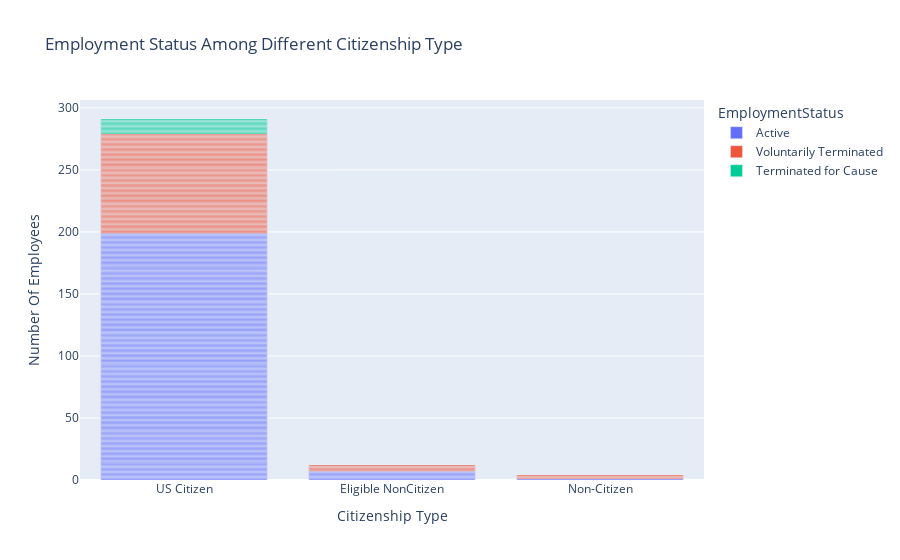

Here is the notebook cell this chart was saved with:
### Code cell
fig=px.bar(HRdb,x="CitizenDesc",color="EmploymentStatus",
           labels={"count":"Number Of Employees","CitizenDesc":"Citizenship Type","Employment Status":"EmployemntStatus"}
           ,title="Employment Status Among Different Citizenship Type")
fig.show()

### Figure 1 — Plotly figure (JSON) as saved in the notebook; plotly's stock layout.template omitted (floating-point values rounded to 4 significant figures; data arrays with more than 128 entries replaced by an {"elided": "..."} marker saying what was removed)
{"data": [{"alignmentgroup": "True", "hovertemplate": "EmploymentStatus=Active<br>Citizenship Type=%{x}<br>Number Of Employees=%{y}<extra></extra>", "legendgroup": "Active", "marker": {"color": "#636efa", "pattern": {"shape": ""}}, "name": "Active", "offsetgroup": "Active", "orientation": "v", "showlegend": true, "textposition": "auto", "type": "bar", "x": {"elided": "207 str values"}, "xaxis": "x", "y": {"elided": "207 int values"}, "yaxis": "y"}, {"alignmentgroup": "True", "hovertemplate": "EmploymentStatus=Voluntarily Terminated<br>Citizenship Type=%{x}<br>Number Of Employees=%{y}<extra></extra>", "legendgroup": "Voluntarily Terminated", "marker": {"color": "#EF553B", "pattern": {"shape": ""}}, "name": "Voluntarily Terminated", "offsetgroup": "Voluntarily Terminated", "orientation": "v", "showlegend": true, "textposition": "auto", "type": "bar", "x": ["US Citizen", "US Citizen", "US Citizen", "US Citizen", "US Citizen", "US Citizen", "US Citizen", "US Citizen", "US Citizen", "Eligible NonCitizen", "US Citizen", "US Citizen", "US Citizen", "US Citizen", "US Citizen", "US Citizen", "US Citizen", "US Citizen", "US Citizen", "US Citizen", "US Citizen", "US Citizen", "US Citizen", "US Citizen", "US Citizen", "US Citizen", "Non-Citizen", "US Citizen", "US Citizen", "US Citizen", "US Citizen", "US Citizen", "US Citizen", "US Citizen", "US Citizen", "US Citizen", "US Citizen", "US Citizen", "US Citizen", "US Citizen", "US Citizen", "US Citizen", "US Citizen", "US Citizen", "US Citizen", "US Citizen", "US Citizen", "US Citizen", "US Citizen", "US Citizen", "US Citizen", "US Citizen", "US Citizen", "US Citizen", "US Citizen", "US Citizen", "Eligible NonCitizen", "US Citizen", "Eligible NonCitizen", "US Citizen", "US Citizen", "Eligible NonCitizen", "US Citizen", "US Citizen", "US Citizen", "US Citizen", "US Citizen", "US Citizen", "US Citizen", "US Citizen", "US Citizen", "US Citizen", "Non-Citizen", "US Citizen", "US Citizen", "US Citizen", "US Citizen", "Non-Citizen", "US Citizen", "US Citizen", "US Citizen", "US Citizen", "US Citizen", "Eligible NonCitizen", "US Citizen", "US Citizen", "US Citizen", "US Citizen"], "xaxis": "x", "y": [1, 1, 1, 1, 1, 1, 1, 1, 1, 1, 1, 1, 1, 1, 1, 1, 1, 1, 1, 1, 1, 1, 1, 1, 1, 1, 1, 1, 1, 1, 1, 1, 1, 1, 1, 1, 1, 1, 1, 1, 1, 1, 1, 1, 1, 1, 1, 1, 1, 1, 1, 1, 1, 1, 1, 1, 1, 1, 1, 1, 1, 1, 1, 1, 1, 1, 1, 1, 1, 1, 1, 1, 1, 1, 1, 1, 1, 1, 1, 1, 1, 1, 1, 1, 1, 1, 1, 1], "yaxis": "y"}, {"alignmentgroup": "True", "hovertemplate": "EmploymentStatus=Terminated for Cause<br>Citizenship Type=%{x}<br>Number Of Employees=%{y}<extra></extra>", "legendgroup": "Terminated for Cause", "marker": {"color": "#00cc96", "pattern": {"shape": ""}}, "name": "Terminated for Cause", "offsetgroup": "Terminated for Cause", "orientation": "v", "showlegend": true, "textposition": "auto", "type": "bar", "x": ["US Citizen", "US Citizen", "US Citizen", "US Citizen", "US Citizen", "US Citizen", "US Citizen", "US Citizen", "US Citizen", "US Citizen", "US Citizen", "US Citizen"], "xaxis": "x", "y": [1, 1, 1, 1, 1, 1, 1, 1, 1, 1, 1, 1], "yaxis": "y"}], "layout": {"barmode": "relative", "legend": {"title": {"text": "EmploymentStatus"}, "tracegroupgap": 0}, "title": {"text": "Employment Status Among Different Citizenship Type"}, "xaxis": {"anchor": "y", "domain": [0, 1], "title": {"text": "Citizenship Type"}}, "yaxis": {"anchor": "x", "domain": [0, 1], "title": {"text": "Number Of Employees"}}}}
